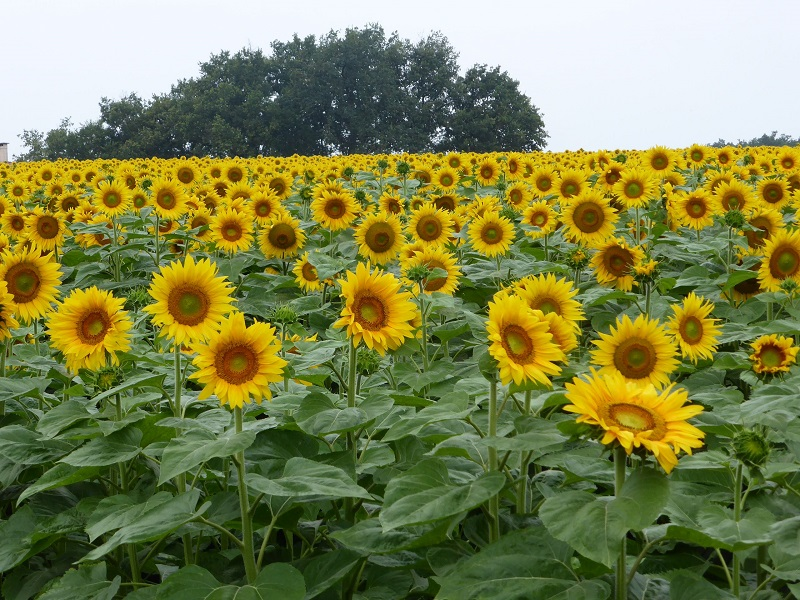
#> input picture fichiers_cours/traitement_image/tournesols.jpg, 800 x 600 px; the run also reads 1 picture not shown here
$ jupyter execute --allow-errors 'CoursPython2IMACS#10_traitement_image.ipynb'
#> lines starting #> are read from the running program, lines starting #| are printed output that depends on the picture; after the words box and inside, x2 and y2 are one past the last pixel; in counts of white or black regions, pixels touching at a corner belong together
***
# **<center>COURS PYTHON 2IMACS #10</center>**
# ***<center>Traitement d'images</center>***
# ***<center>Open CV</center>***
# ***<center>Scikit Image</center>***
***

Plusieurs bibliothèques Python sont disponibles pour réaliser des traitements d'images. Nous allons notamment voir comment appliquer differents filtres , seuiller des images, détecter et mesurer des objets présents dans des images.

# 10-1 Bibliothèque OpenCV

OpenCV pour Open Computer Vision est développées en C++, Python et Java, elle permet les opérations de base de traitement d'image (lecture écriture, sauvegarde, calcul d'histogrammes, seuillages...).
Elle permet également de travailler sur des vidéos.

## 10-1-1 Ouverture et Format

### 10-1-1-1 Ouverture du fichier image et affichage

OpenCv peut ouvrir la plupart des format d'images courant(jpg, png, tif, bmp...). Aprés l'importation de la bibliothèque, affectons les données contenues dans le fichier tournesols.jpg à img

[cell 1]
import cv2
img = cv2.imread("fichiers_cours/traitement_image/tournesols.jpg")
#> img is the input picture: shape (600, 800, 3); mean B, G, R 76.8, 130.7, 125.6

Affichons l'image img et donnons lui un titre.
**Attention:** avec k = cv2.waitKey(0) on précise que l'on attend une action pour fermer l'image, il est conseillé de la fermer avec la x en haut à droite de la fenêtre.

[cell 2]
cv2.imshow("Le titre pour le bandeau de mon image",img)
k = cv2.waitKey(0)
#> (key q is pressed here)

### 10-1-1-2 Structure de l'image

img est maintenant un tableau numpy

[cell 3]
print(type(img))
#| <class 'numpy.ndarray'>

Visualisons ses dimensions:

[cell 4]
import numpy as np
print('dimensions : ',img.shape)
#| dimensions :  (600, 800, 3)
# Trouver les valeurs minimale et maximale des intensité des pixels avec numpy
min_val = np.min(img)
#> min_val = 0
max_val = np.max(img)
#> max_val = 255
print('valeur mini pixel : ',min_val,'valeur maxi pixel : ', max_val)
#| valeur mini pixel :  0 valeur maxi pixel :  255

On a bien une image couleur en 3 canaux de dimension 800x600

Affichons son histogramme avec cv2.calcHist

[cell 5]
import matplotlib.pyplot as plt
# Décomposer les canaux de couleur
blue_channel = img[:, :, 0]
green_channel = img[:, :, 1]
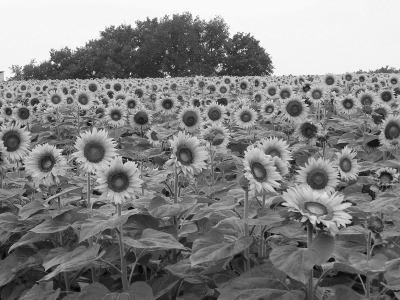
#> green_channel: shape (600, 800) (shown at 1/2 size); min 2, max 255, mean 130.7
red_channel = img[:, :, 2]
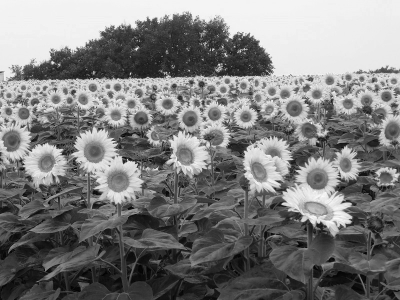
#> red_channel: shape (600, 800) (shown at 1/2 size); min 0, max 255, mean 125.6

# Définir un masque, c'est à dire une zone de l'image sur laquelle calculer
#l'histogramme (peut être None si vous ne voulez pas utiliser de masque)
mask = None

# Définir le nombre de bins (256 pour chaque canal)
bins = [256]

# Définir la plage des valeurs de pixel (0 à 256 pour chaque canal)
pixel_range = [0, 256]

# Calculer l'histogramme pour chaque canal de couleur avec un masque
hist_blue = cv2.calcHist([blue_channel],[0], mask, bins, pixel_range)
#> hist_blue = 256 values, max 50166 at index 0, min 27 at index 217, mean 1875
hist_green = cv2.calcHist([green_channel], [0], mask, bins, pixel_range)
#> hist_green = 256 values, max 21647 at index 246, min 0 at index 0, mean 1875
hist_red = cv2.calcHist([red_channel], [0], mask, bins, pixel_range)
#> hist_red = 256 values, max 18139 at index 242, min 12 at index 254, mean 1875


# Afficher les histogrammes
plt.figure(figsize=(12, 6))
plt.plot(hist_blue, color='blue', label='Blue Channel')
plt.plot(hist_green, color='green', label='Green Channel')
plt.plot(hist_red, color='red', label='Red Channel')
plt.title('Histogramme Couleur avec Masque')
plt.xlabel('Intensité des pixels')
plt.ylabel('Nombre de pixels')
plt.legend()
plt.show()
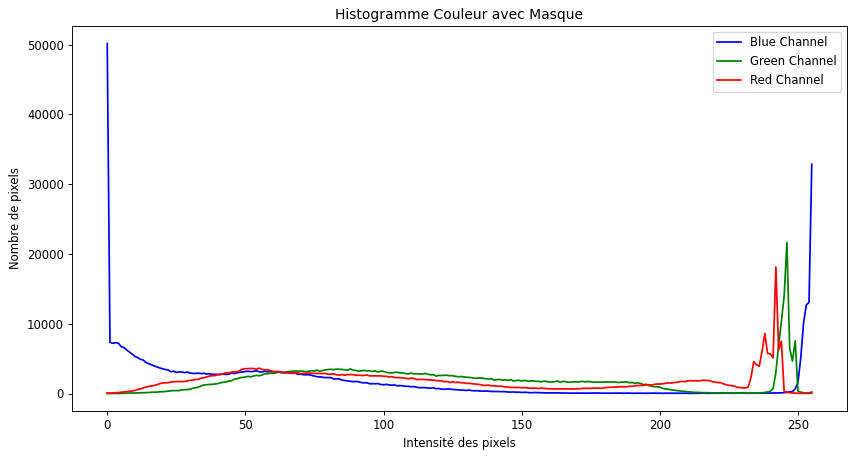
#> figure drawn by matplotlib, 1 panel; curve peaks at x = 0, y = 50166; curve peaks at x = 246, y = 21647; curve peaks at x = 242, y = 18139

### 10-1-1-3 Conversion en niveau de gris

L'image peut être convertie en niveaux de gris avec **cvtColor**, c'est une étape préalable necessaire à de nombreux traitement.

[cell 6]
img_gray = cv2.cvtColor(img,cv2.COLOR_BGR2GRAY)
cv2.imshow("Niveaux de gris",img_gray )
k = cv2.waitKey(0)
#> (key q is pressed here)

[cell 7]
print('dimensions : ',img_gray.shape)
#| dimensions :  (600, 800)
# Trouver les valeurs minimale et maximale avec numpy
min_val = np.min(img_gray)
#> min_val = 2
max_val = np.max(img_gray)
print('valeur mini pixel : ',min_val,'  valeur maxi pixel : ', max_val)
#| valeur mini pixel :  2   valeur maxi pixel :  255

### 10-1-1-4 Sauvegarde

Il est possible de sauvegarder l'image après modification:

[cell 8]
cv2.imwrite('fichiers_cours/traitement_image/fichiers_crees/nouvelle_image.jpg', img_gray)
#> Out = True

## 10-1-2 Coordonnées et figures géométriques

On peut ajouter des figures géométriques sur l'image en précisant les coordonnées, les propriétés du trait...

### 10-1-2-1 Ligne

[cell 9]
# Définir les points de début et de fin de la ligne
start_point = (650, 200)
end_point = (550, 50)

# Définir la couleur de la ligne en format BGR (bleu, vert, rouge)
color = (0, 0, 255)  # Rouge

# Définir l'épaisseur de la ligne
thickness = 3

# Utiliser la fonction line pour dessiner la ligne
img_draw = cv2.line(img, start_point, end_point, color, thickness)

# Afficher l'image avec la ligne dessinée
cv2.imshow("Ligne Rouge", img_draw)
cv2.waitKey(0)
cv2.destroyAllWindows()

### 10-1-2-2 Cercle

Un cercle, à partir des coordonnées de son centre et de son rayon

[cell 10]
# Dessiner un cercle rouge
center_coordinates = (100, 100)
radius = 50
color = (0, 0, 255)  # Rouge en format BGR
thickness = 3

# Utiliser la fonction circle pour dessiner le cercle
img_draw = cv2.circle(img, center_coordinates, radius, color, thickness)

cv2.imshow("Figures",img_draw )
k = cv2.waitKey(0)
#> (key q is pressed here)

Si on veut une figure pleine, on met le thickness à -1

[cell 11]
thickness = -1
# Utiliser la fonction circle pour dessiner le cercle
img_draw = cv2.circle(img, center_coordinates, radius, color, thickness)

cv2.imshow("Figures",img_draw )
k = cv2.waitKey(0)
#> (key q is pressed here)

### 10-1-2-3 Rectangle

Rectangle à partir de 2 points

[cell 12]
# Dessiner un rectangle vert
start_point = (350, 250)
end_point = (500, 550)
color = (0, 255, 0)  # Vert en format BGR
thickness = 3

# Utiliser la fonction rectangle pour dessiner le rectangle
img_draw = cv2.rectangle(img, start_point, end_point, color,thickness)

cv2.imshow("Figures",img_draw )
k = cv2.waitKey(0)
#> (key q is pressed here)

Visualisons les points start point et end point

[cell 13]
color = (0, 0, 255)
radius = 8
thickness =-1

img_draw = cv2.circle(img_draw, start_point, radius, color, thickness)
img_draw = cv2.circle(img_draw, end_point, radius, color, thickness)

cv2.imshow("Figures",img_draw )
k = cv2.waitKey(0)
#> (key q is pressed here)

### 10-1-2-4 Polygone

Polygone à partir des coordonnées de ses sommets

[cell 14]
import numpy as np
# Définir les angles d'un pentagone
pentagon_points = np.array([
    [0, 300],  # Point 1
    [100, 200],  # Point 2
    [200, 200],  # Point 3
    [300, 300],  # Point 4
    [150, 400],  # Point 5
], np.int32)
# Reshape pour s'assurer que l'array est dans le bon format
pentagon_points = pentagon_points.reshape((-1, 1, 2)) # A PRECISER
# Dessiner le pentagone (rouge) sur l'image
color = (250, 50, 50)  # Couleur en format BGR
thickness = 3

# Utiliser la fonction polylines pour dessiner le pentagone
img_pentagon = cv2.polylines(img, [pentagon_points], isClosed=True, color=color, thickness=thickness)


cv2.imshow("Figures",img_pentagon)
k = cv2.waitKey(0)
#> (key q is pressed here)

## 10-1-3 Filtres et seuillages

Le seuillage en traitement d'image est essentiel pour simplifier et segmenter les images en distinguant les objets d'intérêt du fond. On facilite ainsi l'analyse et la détection.
La fonction threshold ne peut être appliqué qu'à une image en niveaux de gris, commençons par une conversion:

[cell 15]
# Charger l'image en couleur
img = cv2.imread("fichiers_cours/traitement_image/formes.png")
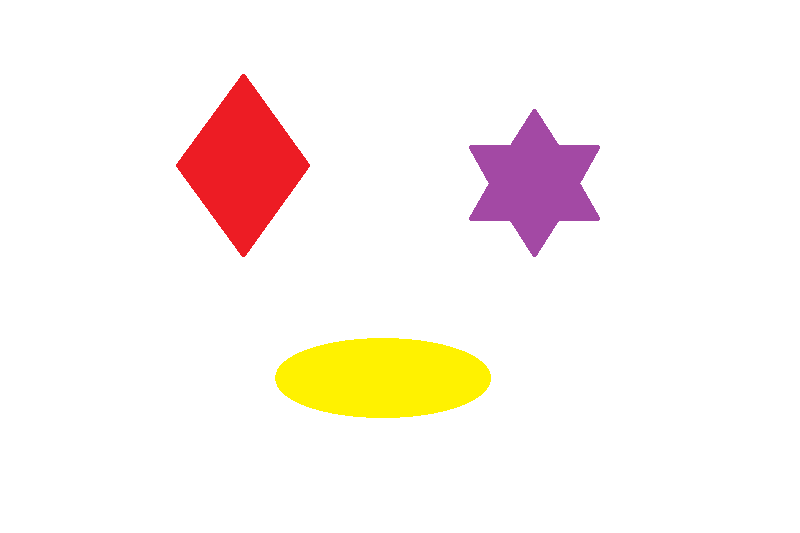
#> input picture fichiers_cours/traitement_image/formes.png, 800 x 533 px
#> img is the input picture: shape (533, 800, 3); mean B, G, R 238.1, 243.4, 252.2
# Convertir l'image en niveaux de gris
img_gray = cv2.cvtColor(img, cv2.COLOR_BGR2GRAY)
#> img_gray: shape (533, 800)
fig, ax = plt.subplots(1, 2, figsize=(10, 5))
# Afficher l'image en couleur sur le premier sous-plot
ax[0].imshow(cv2.cvtColor(img, cv2.COLOR_BGR2RGB))
ax[0].set_title('Image en couleur')
ax[0].axis('off')
# Afficher l'image en niveaux de gris sur le deuxième sous-plot
ax[1].imshow(img_gray, cmap='gray')
ax[1].set_title('Image en niveaux de gris')
ax[1].axis('off');

#### 10-1-3-1 Seuillage Binaire

Appliquons maintenant un seuillage binaire à l'image, en choisissant un niveau gris au dessous duquel on mettra la valeur des pixels à zero (noir), c'est le seuil,  et un niveau de fond, c'est la valeur qu'on donnera à tous pixels au dessus du seuil (généralement 255 blanc).

[cell 16]
seuil = 220
fond = 255

ret1,threshold=cv2.threshold(img_gray,seuil,fond,cv2.THRESH_BINARY)
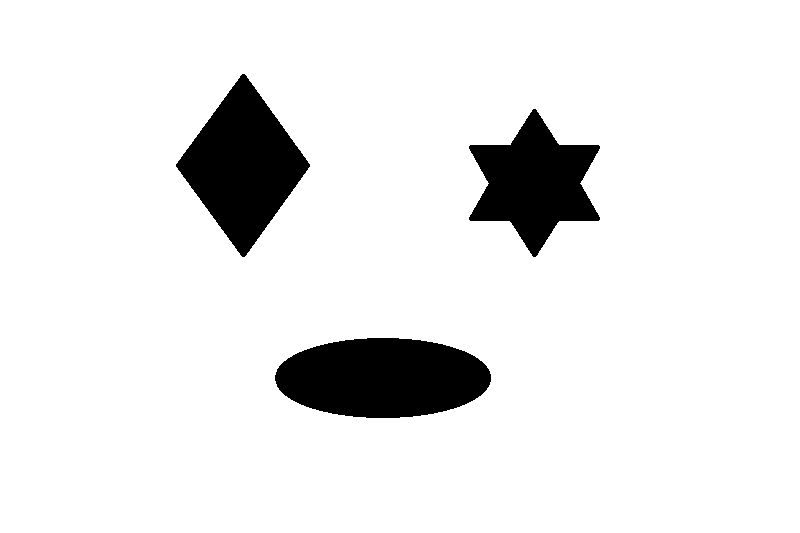
#> threshold: shape (533, 800); 91.4% white; 3 black regions, box (x1, y1, x2, y2) and area: (275, 338, 491, 418) 13635, (176, 74, 310, 257) 12604, (469, 109, 600, 257) 10432
#> ret1 = 220
print('reth1 = ',ret1)
#| reth1 =  220.0


fig,ax = plt.subplots()
ax.imshow(cv2.cvtColor(threshold, cv2.COLOR_BGR2RGB))
ax.set_title('Image en couleur')
ax.axis('off');

En jouant sur fond, on peut afficher un fond gris

[cell 17]
seuil = 220
fond = 100

ret1,threshold=cv2.threshold(img_gray,seuil,fond,cv2.THRESH_BINARY)
print('reth1 = ',ret1)
#| reth1 =  220.0

fig,ax = plt.subplots()
ax.imshow(cv2.cvtColor(threshold, cv2.COLOR_BGR2RGB))
ax.set_title('Image en fond gris')
ax.axis('off');

Sur notre figure, testons différents niveaux de seuil, attention, ici pour des question d'affichage, nous utiliserons un THRESH_BINARY_INV qui mettra le fond à zero et les objets à 255 :

[cell 18]
from matplotlib import pyplot as plt
seuils = [80,100,150,220]
# Créer une grille de sous-graphiques (3 lignes, 2 colonnes)
fig, axes = plt.subplots(3, 2, figsize=(10, 12))
# Afficher l'image originale (img)
axes[0, 0].imshow(cv2.cvtColor(img, cv2.COLOR_BGR2RGB))
axes[0, 0].set_title('Image originale (img)')
# Afficher l'image en niveaux de gris (img_gray)
axes[0, 1].imshow(img_gray, cmap='gray')
axes[0, 1].set_title('Image en niveaux de gris (img_gray)')
# Boucle sur les seuils et afficher les images seuillées
for i, s in enumerate(seuils,start=1): # start = 1 car on a deja des subplots en 0 et 1
    ret1, threshold = cv2.threshold(img_gray, s, 255, cv2.THRESH_BINARY_INV)
    row = (i + 1) // 2
    col = (i + 1) % 2
    axes[row, col].imshow(threshold, cmap='gray')
    axes[row, col].set_title(f'Seuil = {s}')
#> this loop made 4 passes
#> ret1 on passes 1 to 4: 80, 100, 150, 220
#> pass 3, `ret1, threshold = cv2.threshold(img_gray, s, 255, cv2.THRESH_BINARY_INV)`:
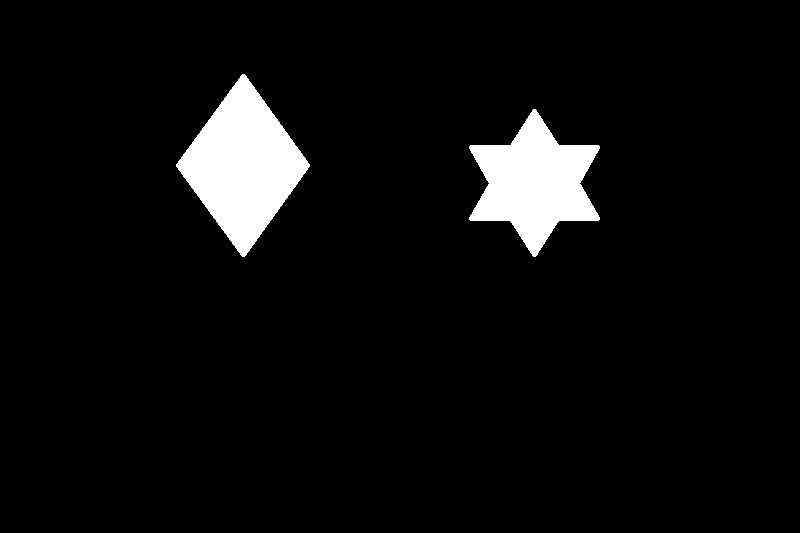
#> threshold: shape (533, 800); 5.4% white; 2 white regions, box (x1, y1, x2, y2) and area: (176, 74, 310, 257) 12604, (469, 109, 600, 257) 10432
# Ajuster l'espacement entre les sous-graphiques
plt.tight_layout()
plt.show()
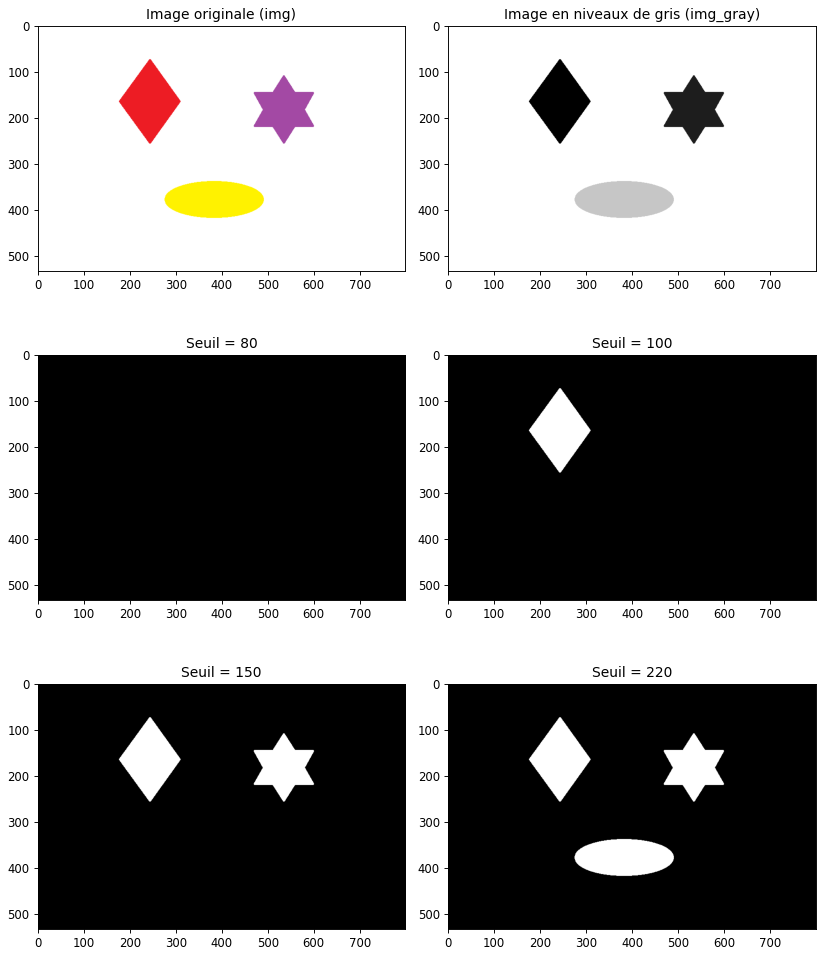
#> figure drawn by matplotlib, 6 panels

On a donc des niveaux de gris differents pour les 3 formes geometriques.

#### 10-1-3-2 Seuillage de Masque

On peut également créer un masque pour selectionner une plage de valeurs de pixels. Attention, dans la partie 10-1-1-2 le mask concernait une zone de l'image, c'est à dire des coordonnées de pixels. Ici c'est un masque sur des intensités, on choisit une plage d'intensités.

[cell 19]
# Définir les seuils haut et bas
seuil_bas = 200
seuil_haut = 250

# Appliquer le seuillage
mask = cv2.inRange(img_gray, seuil_bas, seuil_haut)
#> mask: shape (533, 800); 3.2% white; 1 white region, box (x1, y1, x2, y2) and area: (275, 338, 491, 418) 13635

fig,ax = plt.subplots()
ax.imshow(mask,cmap='gray')#, cv2.COLOR_BGR2RGB))
ax.set_title('Seuillage');

#### 10-1-3-3 Seuillage Adaptatif

Les seuils adaptatifs permettent d'adapter le seuil en fonction de la zone de l'image, c'est à dire en fonction des pixels voisins. Ceci permet de travailler sur des images avec des eclairages irréguliers.
La documentation OpenCv fournit l'exemple suivant:

[cell 20]
import cv2 as cv
img = cv.imread('fichiers_cours/traitement_image/sudoku.png', cv.IMREAD_GRAYSCALE)
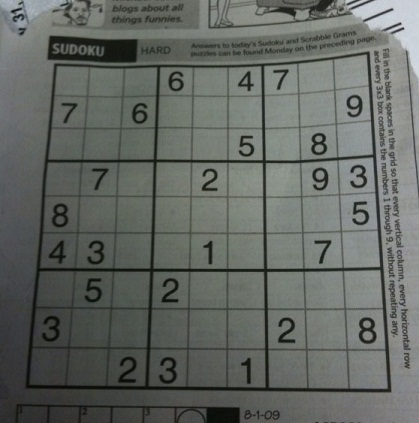
#> input picture fichiers_cours/traitement_image/sudoku.png, 419 x 423 px
#> img: shape (423, 419)
img = cv.medianBlur(img,5)
ret,th1 = cv.threshold(img,127,255,cv.THRESH_BINARY)
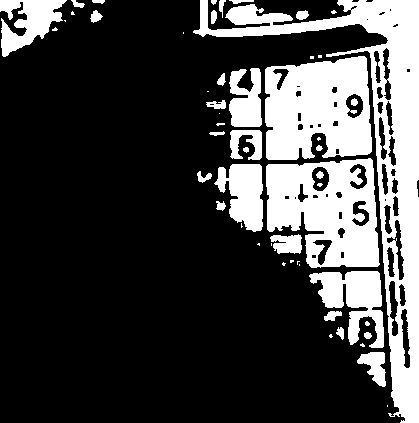
#> th1: shape (423, 419); 26% white; 53 white regions (23 under 20 px), largest, box (x1, y1, x2, y2) and area: (193, 0, 419, 423) 16674, (265, 56, 372, 160) 8942, (266, 158, 380, 268) 8657
th2 = cv.adaptiveThreshold(img,255,cv.ADAPTIVE_THRESH_MEAN_C,\
            cv.THRESH_BINARY,11,2)
#> th2: shape (423, 419); 77.3% white; 660 black regions (472 under 20 px), largest, box (x1, y1, x2, y2) and area: (25, 51, 391, 393) 10186, (141, 0, 404, 49) 3644, (47, 36, 138, 62) 1324
th3 = cv.adaptiveThreshold(img,255,cv.ADAPTIVE_THRESH_GAUSSIAN_C,\
            cv.THRESH_BINARY,11,2)
#> th3: shape (423, 419); 80.5% white; 648 black regions (412 under 20 px), largest, box (x1, y1, x2, y2) and area: (25, 51, 391, 393) 9369, (138, 0, 401, 48) 1856, (47, 36, 138, 63) 1212
#> (the rest of the program and of its run is left out)
